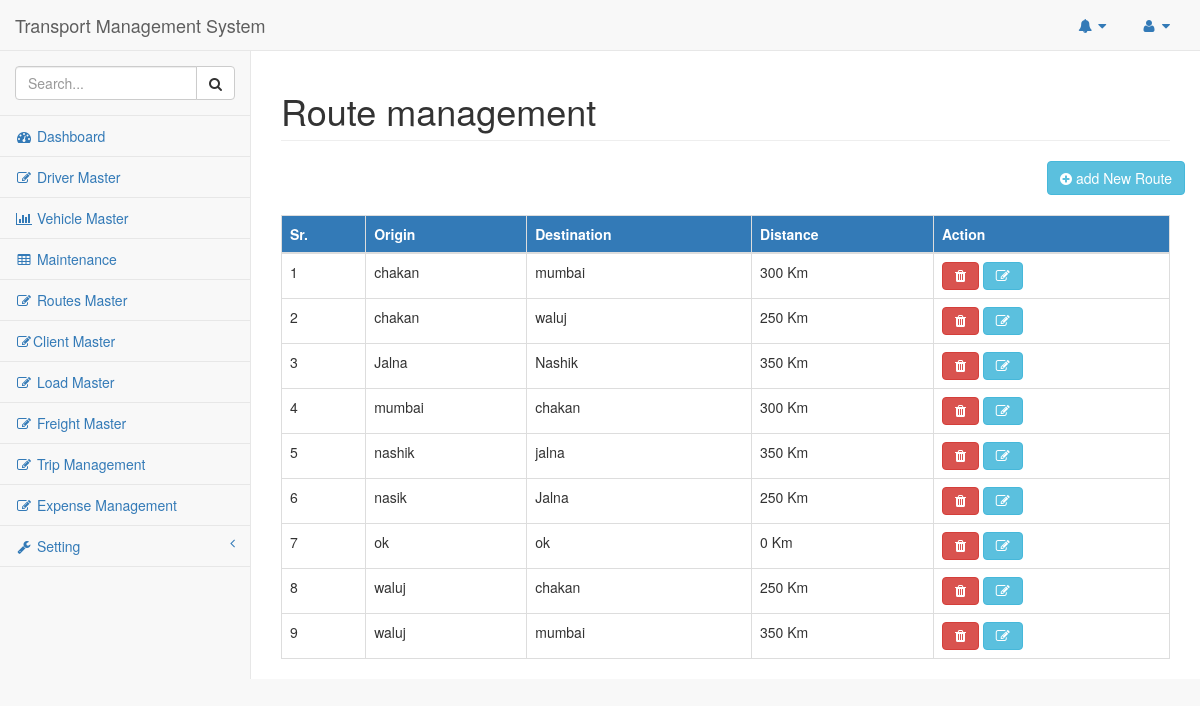
/index.php/route, run on an earlier commit of the app's database.
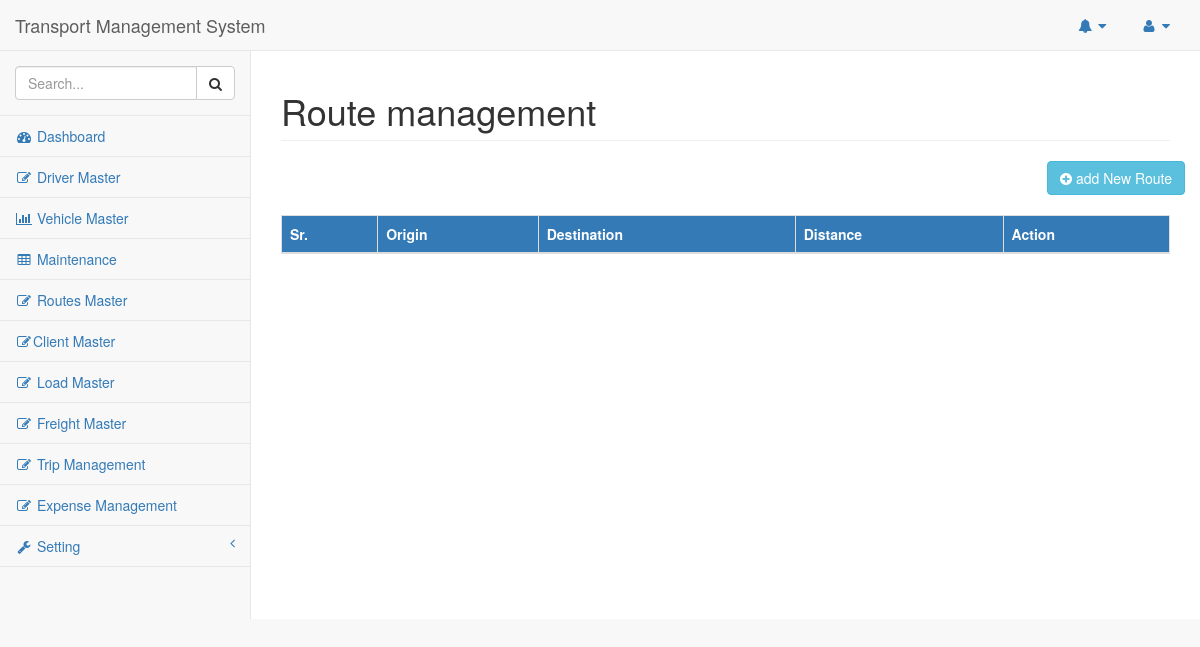
And on a later commit of the database.
### tables this page shows
CREATE TABLE `routes` (
  `route_id` int(11) NOT NULL,
  `route_origin` varchar(225) NOT NULL,
  `route_destination` varchar(225) NOT NULL,
  `route_distance` int(11) NOT NULL
);

### application/controllers/Route.php (called while the page is built, shortened)
<?php
class Route extends CI_Controller
{
    public function index()
    {
        $data['route_info'] = $this->common_model->fetch_route();
        template($this, 'route', $data);
    }
}

### index.php (called while the page is built, shortened)
<?php
require_once BASEPATH.'core/CodeIgniter.php';

### application/models/Common_model.php (called while the page is built, shortened)
<?php
class Common_model extends CI_Model
{
    public function fetch_route()
    {
        $this->db->order_by('route_origin', 'asc');
        $query = $this->db->get("routes");
        return $query->result_array();
    }
}

### application/views/route.php (the view, shortened to what this page needs)
<body>
    <div id="wrapper">
        <?php $this->load->view('templates/navbar');?>
        <div id="page-wrapper">
            <div class="row">
                <div class="col-lg-12">
                    <h1 class="page-header">Route management</h1>
                </div>
                <button type="button" class="btn btn-info pull-right" id="add_new_route">
                <i class="fa fa-plus-circle"></i>
                 add New Route</button>
            </div>
            <br/>
            <div class="card-body">
                <div class="table-responsive">
                    <table class="table table-bordered table-hover" id="dataTable">
                        <thead class="bg-primary">
                            <tr>
                                <th>Sr.</th>
                                <th>Origin</th>
                                <th>Destination</th>
                                <th>Distance</th>
                                <th>Action</th>
                            </tr>
                        </thead>
                        <tbody id="route_info">
                            <?php for ($i = 0; $i < count($route_info); $i++) {?>
                            <tr>
                                <td><?php echo ($i+1); ?></td>
                                <td><?php echo $route_info[$i]['route_origin']; ?></td>
                                <td><?php echo $route_info[$i]['route_destination']; ?></td>
                                <td><?php echo $route_info[$i]['route_distance']; ?> Km</td>
                                <td value="<?php echo $route_info[$i]['route_id']; ?>">
                                    <button class="btn btn-danger fa fa-trash delete_route_btn"
                                        ></button>
                                    <button class="btn btn-info fa fa-edit update_route_btn"></button>
                                </td>
                            </tr>
                            <?php
}
?>
                        </tbody>
                    </table>
                </div>
            </div>
        </div>
    </div>
</body>

### application/views/templates/header.php (shortened to what this page needs)
<!DOCTYPE html>
<html lang="en">
<head>
    <title><?php title(); ?></title>
    <link href="<?php echo base_url(); ?>assets/vendor/bootstrap/css/bootstrap.min.css" rel="stylesheet">
    <link href="<?php echo base_url(); ?>assets/vendor/metisMenu/metisMenu.min.css" rel="stylesheet">
    <link href="<?php echo base_url(); ?>assets/dist/css/sb-admin-2.css" rel="stylesheet">
    <link href="<?php echo base_url(); ?>assets/css/custom.css" rel="stylesheet">
    <link href="<?php echo base_url(); ?>assets/vendor/morrisjs/morris.css" rel="stylesheet">
    <link href="<?php echo base_url(); ?>assets/vendor/font-awesome/css/font-awesome.min.css" rel="stylesheet" type="text/css">
</head>

### application/views/templates/navbar.php (shortened to what this page needs)
<nav class="navbar navbar-default navbar-static-top" role="navigation" style="margin-bottom: 0">
    <div class="navbar-header">
        <a class="navbar-brand" href="<?php echo base_url('admin'); ?>"><?php title(); ?></a>
    </div>
    <ul class="nav navbar-top-links navbar-right">
        <li class="dropdown">
            <a class="dropdown-toggle" data-toggle="dropdown" href="#">
                <i class="fa fa-bell fa-fw"></i> <i class="fa fa-caret-down"></i>
            </a>
        </li>
        <li class="dropdown">
            <a class="dropdown-toggle" data-toggle="dropdown" href="#">
                <i class="fa fa-user fa-fw"></i> <i class="fa fa-caret-down"></i>
            </a>
        </li>
    </ul>
    <div class="navbar-default sidebar" role="navigation">
        <div class="sidebar-nav navbar-collapse">
            <ul class="nav" id="side-menu">
                <li class="sidebar-search">
                    <div class="input-group custom-search-form">
                        <input type="text" class="form-control" placeholder="Search...">
                        <span class="input-group-btn">
                        <button class="btn btn-default" type="button">
                            <i class="fa fa-search"></i>
                        </button>
                    </span>
                    </div>
                </li>
                <li>
                    <a href="<?php echo base_url('admin'); ?>"><i class="fa fa-dashboard fa-fw"></i> Dashboard</a>
                </li>
                                        <li>
                    <a href="<?php echo base_url('driver/'); ?>"><i class="fa fa-edit fa-fw"></i> Driver Master</a>
                </li>
                <li>
                    <a href="<?php echo base_url('vehicle/'); ?>"><i class="fa fa-bar-chart-o fa-fw"></i> Vehicle Master</a>
                </li>
                <li>
                    <a href="<?php echo base_url('maintenance/'); ?>"><i class="fa fa-table fa-fw"></i> Maintenance</a>
                </li>
                <li>
                <a href="<?php echo base_url('route/'); ?>"><i class="fa fa-edit fa-fw"></i> Routes Master</a>
                </li>
                <li>
                    <a href="<?php echo base_url('client/'); ?>"><i class="fa fa-edit fa-fw"></i>Client Master</a>
                </li>
                <li>
                   <a href="<?php echo base_url('load/'); ?>">
                        <i class="fa fa-edit fa-fw"></i>
                        Load Master
                    </a>
                </li>
                <li>
                    <a href="<?php echo base_url('freight'); ?>">
                        <i class="fa fa-edit fa-fw"></i>
                        Freight Master
                    </a>
                </li>
                <li>
                    <a href="<?php echo base_url('trip'); ?>"><i class="fa fa-edit fa-fw"></i> Trip Management</a>
                </li>
                <li>
                    <a href="<?php echo base_url('operations/expense_management'); ?>"><i class="fa fa-edit fa-fw"></i> Expense Management</a>
                </li>
                <li>
                    <a href="#"><i class="fa fa-wrench fa-fw"></i> Setting<span class="fa arrow"></span></a>
                </li>
            </ul>
        </div>
    </div>
</nav>

### application/helpers/genral_helper.php (shortened to what this page needs)
<?php
function title()
{
	echo "Transport Management System";
}
function template($ctx,$page = "templates/error_404",$vers = array())
{
		$ctx->load->view('templates/header');
		$ctx->load->view($page,$vers);
}

What changed in the data, as far as the page shows it:
removed routes: route_origin "chakan", route_destination "mumbai", route_distance "300", $route_info[$i]['route_id'] 2 (drawn)
removed routes: route_origin "chakan", route_destination "waluj", route_distance "250", $route_info[$i]['route_id'] 4 (drawn)
removed routes: route_origin "Jalna", route_destination "Nashik", route_distance "350", $route_info[$i]['route_id'] 5 (drawn)
removed routes: route_origin "mumbai", route_destination "chakan", route_distance "300", $route_info[$i]['route_id'] 3 (drawn)
removed routes: route_origin "nashik", route_destination "jalna", route_distance "350", $route_info[$i]['route_id'] 6 (drawn)
removed routes: route_origin "nasik", route_destination "Jalna", route_distance "250", $route_info[$i]['route_id'] 7 (drawn)
removed routes: route_origin "ok", route_destination "ok", route_distance "0", $route_info[$i]['route_id'] 9 (drawn)
removed routes: route_origin "waluj", route_destination "chakan", route_distance "250", $route_info[$i]['route_id'] 1 (drawn)
removed routes: route_origin "waluj", route_destination "mumbai", route_distance "350", $route_info[$i]['route_id'] 8 (drawn)
